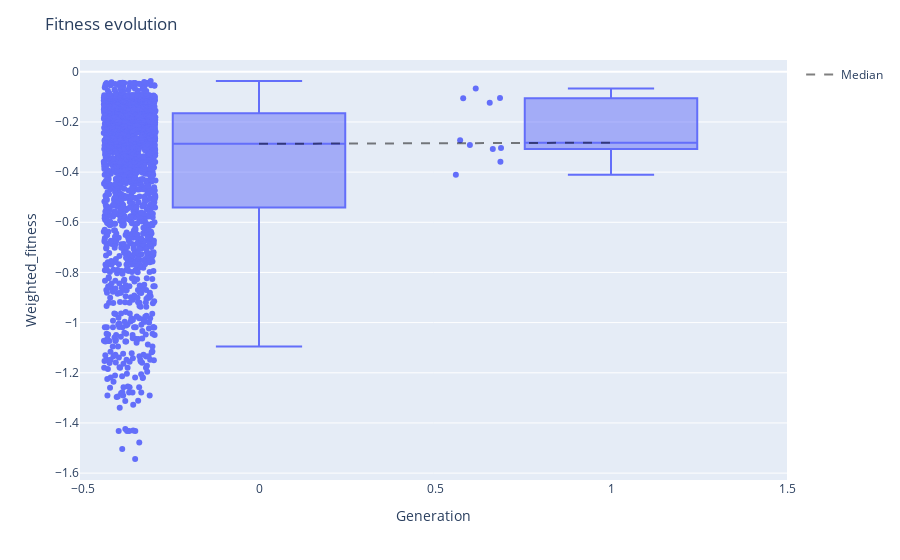

Notebook code for this chart:
### Code cell
viewer.fitness_evolution(points="all")

### Figure 1 — Plotly figure (JSON) as saved in the notebook; plotly's stock layout.template omitted (floating-point values rounded to 4 significant figures; data arrays with more than 128 entries replaced by an {"elided": "..."} marker saying what was removed)
{"data": [{"alignmentgroup": "True", "boxpoints": "all", "hovertemplate": "Generation=%{x}<br>Weighted_fitness=%{y}<extra></extra>", "legendgroup": "", "marker": {"color": "#636efa"}, "name": "", "notched": false, "offsetgroup": "", "orientation": "v", "showlegend": false, "type": "box", "x": {"elided": "1802 int values"}, "x0": " ", "xaxis": "x", "y": {"elided": "1802 float values"}, "y0": " ", "yaxis": "y"}, {"line": {"color": "rgba(0,0,0,0.5)", "dash": "dash", "width": 2}, "mode": "lines", "name": "Median", "type": "scatter", "x": [0, 1], "y": [-0.2872, -0.2827]}], "layout": {"boxmode": "group", "legend": {"tracegroupgap": 0}, "margin": {"t": 60}, "title": {"text": "Fitness evolution"}, "xaxis": {"anchor": "y", "domain": [0, 1], "title": {"text": "Generation"}}, "yaxis": {"anchor": "x", "domain": [0, 1], "title": {"text": "Weighted_fitness"}}}}
